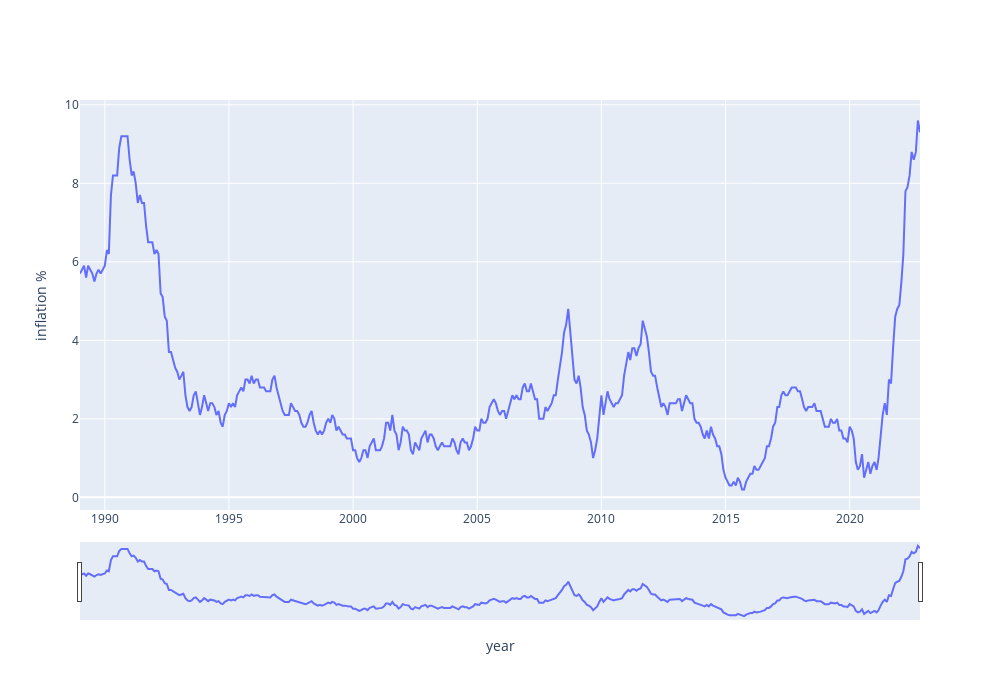

Notebook code for this chart:
### Markdown cell above
# UK inflation over time

### Code cell
fig = go.Figure()
fig.add_trace(go.Scatter(x = df_uk['Month'], y = df_uk['inflation %'], name = 'Inflation %'))

fig.update_layout(autosize = False, width = 1000, height = 700)
#add slider
fig.layout.update(xaxis_rangeslider_visible = True)
fig.update_xaxes(title_text = 'year')
fig.update_yaxes(title_text = 'inflation %')
fig.show()

### Figure 1 — Plotly figure (JSON) as saved in the notebook; plotly's stock layout.template omitted (floating-point values rounded to 4 significant figures; data arrays with more than 128 entries replaced by an {"elided": "..."} marker saying what was removed)
{"data": [{"name": "Inflation %", "type": "scatter", "x": {"elided": "407 str values"}, "y": {"elided": "407 float values"}}], "layout": {"autosize": false, "height": 700, "width": 1000, "xaxis": {"rangeslider": {"visible": true}, "title": {"text": "year"}}, "yaxis": {"title": {"text": "inflation %"}}}}
